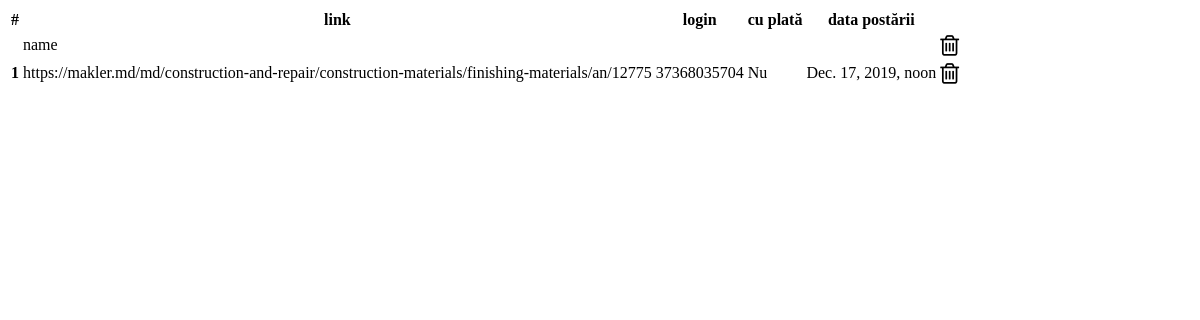
The app's page /get_table, older data.
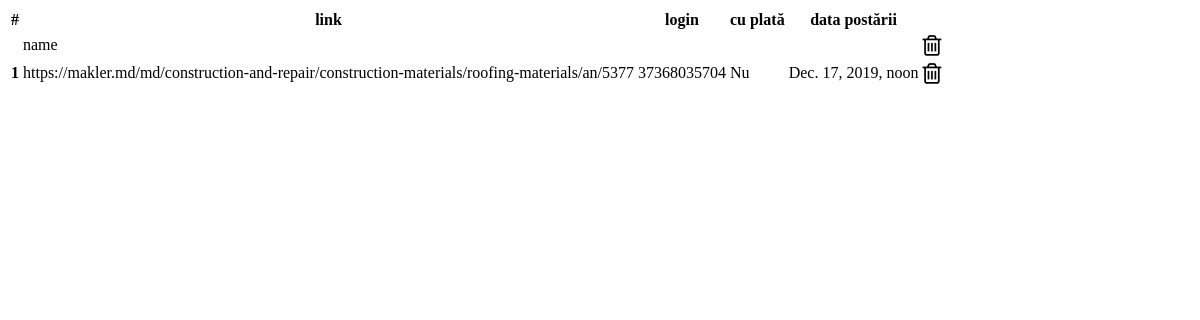
The same page, newer data.
### robot/models.py (models this page shows)
class Link(models.Model):
    account = models.ForeignKey(Account, on_delete=models.CASCADE, related_name='link_account')
    category = models.ForeignKey('Category', on_delete=models.CASCADE, default=1, related_name='link_category')
    content = models.TextField()
    payment = models.BooleanField(default=False)
    posted = models.BooleanField(default=False)
    post_date = models.DateTimeField(null = True, blank=True)

class Account(models.Model):
    author = models.ForeignKey(User, on_delete=models.CASCADE, related_name='account_user')
    username = models.CharField(max_length=100)
    password = models.CharField(max_length=100)

### robot/views.py (the view)
# urls.py: path('get_table', views.get_table, name='get_table'),
def get_table(request):
    return render(request, 'robot/table.html', {
        'account': Account.objects.all(),
        'category': Category.objects.all(),
        'links':Link.objects.all(),
        'form':NameForm(),
        })

### robot/templates/robot/table.html
{% load static %}
<link rel="stylesheet" href="https://cdnjs.cloudflare.com/ajax/libs/font-awesome/4.7.0/css/font-awesome.min.css">
<table class="table">
    <thead class="thead-dark">
      <tr>
        <th scope="col">#</th>
        <th scope="col">link</th>
        <th scope="col">login</th>
        <th scope="col">cu plată</th>
        <th scope="col">data postării</th>
        <th scope="col"></th>
      </tr>
    </thead>
    <tbody>
        {% for cat in category %}
        <tr class="category">
            <th class="gray"></th>
            <td>{{ cat.name }}</td>
            <td></td>
            <td></td>
            <td><th class="gray">
                <a data-id="{{cat.id}}c" class="delete_button" data-toggle="modal" data-target="#delete_modal">
                    <span class="red"><i class="fa fa-trash-o" style="font-size:24px"></span></i>
                </a>
            </th></td>
        </tr>
            {% for link in cat.link_category.all %}
            <tr>
                <th>{{forloop.counter}}</th>
                <td>{{ link.content }}</td>
                <td>{{ link.account.username}}</td>
                <td>
                    {% if link.payment == True %}
                    Da
                    {% else %}
                    Nu
                    {% endif %}
                </td>
                <td>
                    {% if link.post_date == None %}
                    Nu a fost postat
                    {% else %}
                    {{link.post_date}}
                    {% endif %}
                </td>
                <td>
                    <a data-id="{{link.id}}l" class="delete_button" data-toggle="modal" data-target="#delete_modal">
                        <span class="red"><i class="fa fa-trash-o" style="font-size:24px"></span></i>
                    </a>
                </td>
            </tr>
                {% endfor %}
    {% endfor %}
    </tbody>
  </table>

Row changes from the older to the newer data that the page shows:
changed Link: content "https://makler.md/md/construction-and-repair/construction-materials/finishing-materials/an/12775" → "https://makler.md/md/construction-and-repair/construction-materials/roofing-materials/an/5377"
